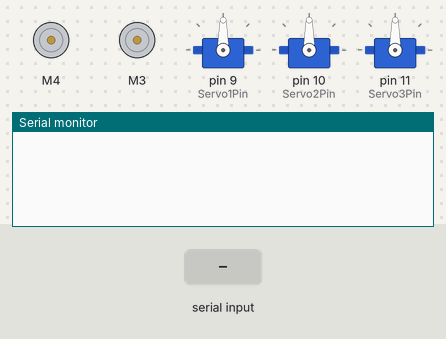
Bench run of a sketch on a simulated Arduino Uno, built with avr-gcc and run on an emulated ATmega328P. Shown: 2 × DC motor (green arrow = forward, orange = backward, longer = faster), 3 × servo, the last lines printed to the serial monitor. Inputs (shaded band) come from the test bench.

Above: at 1.2 s.
1.3 s: "INIT\n" received over Serial
At 2.1 s:
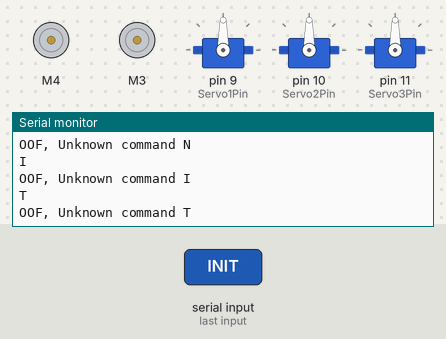
2.8 s: "MOVE\n" received over Serial
At 4.0 s:
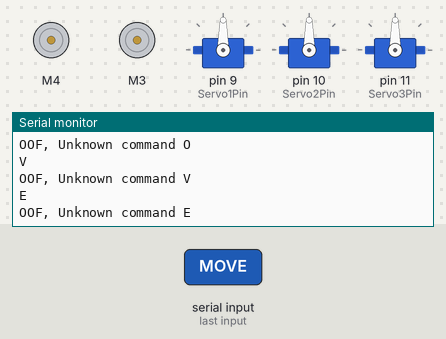
4.3 s: "STOP\n" received over Serial
At 5.5 s:
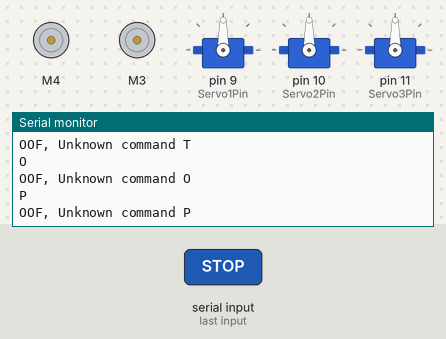

The sketch:

MainCode.ino
```cpp
//including the libraries
#include <AFMotor.h>
#include <Servo.h>

// servos stuff
Servo servo1, servo2, servo3;

#define Servo1Pin 9
#define Servo2Pin 10
#define Servo3Pin 11

//defining pins and variables
#define lefts A0
#define rights A1

bool driving = false;
bool pick_up = false, put_down = false;
String msg = "";

//defining motors
AF_DCMotor motor1(4, MOTOR12_8KHZ);
AF_DCMotor motor2(3, MOTOR12_8KHZ);
/*
AF_DCMotor motor1(3, MOTOR12_8KHZ);
AF_DCMotor motor2(4, MOTOR12_8KHZ);
 */


void setup() {
  //setting the speed of motors
  motor1.setSpeed(200); // max 255 i think
  motor2.setSpeed(200);

  // init sensors
  pinMode(lefts, INPUT);
  pinMode(rights, INPUT);

  // servos
  servo1.attach(Servo1Pin);
  servo2.attach(Servo2Pin);
  servo3.attach(Servo3Pin);

  //declaring pin types
  //begin serial communication
  Serial.begin(9600);
  Serial.setTimeout(1);

}


int currentRobotArmStep = 0;
int last_robot_arm_movement=0;
int last_Step = 2;
void loop(){
  //printing values of the sensors to the serial monitor

  //Serial.println(String(analogRead(lefts)) + " " + String(analogRead(rights)));
  readSerial();


  // this just suggests to the robot arm to keep moving to do the pickup act
  if(pick_up){
    if(millis() - last_robot_arm_movement > 200){
      currentRobotArmStep += 1;
      last_robot_arm_movement = millis();
      if(currentRobotArmStep>last_Step) currentRobotArmStep = last_Step;
    }

    // apply the currently wanted position
    switch(currentRobotArmStep){ // these steps need to perform an action and then completely come back to rest position
      case 0:
        servo1.write(0);
        servo2.write(0);
        servo3.write(0);
        break;
      case 1:
        servo1.write(90);
        servo2.write(90);
        servo3.write(90);
        break;
      case 2: // the last step is supposed to be identical to first step
        servo1.write(0);
        servo2.write(0);
        servo3.write(0);
        break;
    }
  }

  if(driving){
    //line detected by both
    if(analogRead(lefts)<=400 && analogRead(rights)<=400){
      //stop
      motor1.run(RELEASE);
      motor2.run(RELEASE);
    }
    //line detected by left sensor
    else if(analogRead(lefts)<=400 && !analogRead(rights)<=400){
      //turn left
      motor1.run(BACKWARD);
      motor2.run(FORWARD);
    }
    //line detected by right sensor
    else if(!analogRead(lefts)<=400 && analogRead(rights)<=400){
      //turn right
      motor1.run(FORWARD);
      motor2.run(BACKWARD);
    }
    //line detected by none
    else if(!analogRead(lefts)<=400 && !analogRead(rights)<=400){
      //stop
      motor1.run(FORWARD);
      motor2.run(FORWARD);
    }
  }

}


void treat_command(){
  Serial.println(msg);

  String command = getValue(msg, ' ', 0);
  if (command == "INIT") {
    driving = true;
    Serial.println("Ok, inited");
    return;
  }

  if (command == "MOVE") {
    driving = true;
    Serial.println("Ok, moving");
    return;
  }

  if (command == "STOP") {
    driving = true;
    Serial.println("Ok, stopping");
    return;
  }

  if (command == "PICKUP") {
    pick_up = true;
    currentRobotArmStep = 0;
    Serial.println("Ok, gonna pick up");
    return;
  }

  Serial.println("OOF, Unknown command " + String(msg));
}


void readSerial(){
  /*if (Serial.available()) {
    char lil = Serial.read();
    if (lil == '\n') {
      treat_command();
      msg = "";
    } else {
      msg.concat(lil);
    }
  }*/
  if(Serial.available()){
    msg = Serial.readStringUntil('\n');
    treat_command();
  }
}

String getValue(String data, char separator, int index) {
  int found = 0;
  int strIndex[] = { 0, -1 };
  int maxIndex = data.length() - 1;

  for (int i = 0; i <= maxIndex && found <= index; i++) {
    if (data.charAt(i) == separator || i == maxIndex) {
      found++;
      strIndex[0] = strIndex[1] + 1;
      strIndex[1] = (i == maxIndex) ? i + 1 : i;
    }
  }
  return found > index ? data.substring(strIndex[0], strIndex[1]) : "";
}
```

Measured:
- after the input at 1.3 s, the serial monitor: prints a new line at once (image 1)
- after the input at 2.8 s, the serial monitor: prints a new line at once (image 2)
- after the input at 4.3 s, the serial monitor: prints a new line at once (image 3)
